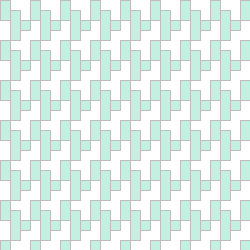
Frame 1 (no input)
Frame 60 (the mouse pressed at the canvas centre just before this capture): identical to frame 1, image omitted
Frame 120 (the mouse held since frame 60 and released just before this capture): identical to frame 1, image omitted

The Processing sketch that drew this single still picture (run headless with seeded random() and noise(); from frame 60 on, the mouse is pressed at the canvas centre):

// Processing sketch: processing_18260
// ── processing_18260.pde

int y;
int y1;
 
void setup()
{
size (250, 250);
background(255);
stroke(#C1BDBD);
fill(#C4F0E1);
}
 
void draw()
{
y = 10;
y1 = 20;
 
for(int x = 0; x < width; x = x + 30)
{
for(int c1 = 0; c1 < height; c1 = c1 + 40)
{
rect(x, c1 , 10, 20);
}
}
 
for(int x1 = 10; x1 < width; x1 = x1 + 30)
{ 
for(int c1 = 0; c1 < height; c1 = c1 +40 )
{
rect(x1, y + c1, 10, 30);
}
}
 
for (int x2 = 20; x2 < width; x2 = x2 + 30)
{
for(int c1 = 0; c1 < height; c1 = c1 +40) 
{ 
rect(x2, y1 + c1, 10, 10);
}
}
}
